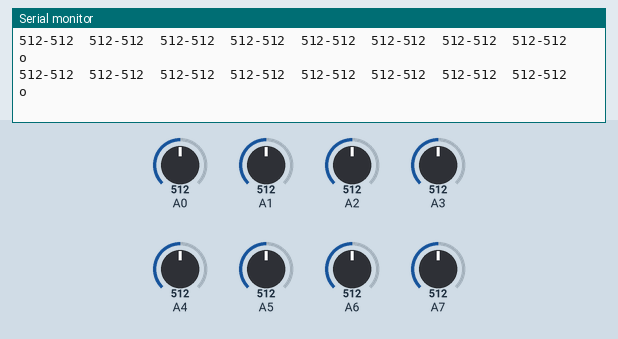
A sketch run on a simulated Arduino Nano, built with avr-gcc and run on an emulated ATmega328P. Parts: the last lines printed to the serial monitor. The test bench sets the inputs (shaded band); at power-on: A1 = 512, A2 = 512, A0 = 512, A3 = 512, A4 = 512, A5 = 512, A6 = 512, A7 = 512.

Above: at 5.7 s.
5.8 s: A1 set to 105
At 5.93 s:
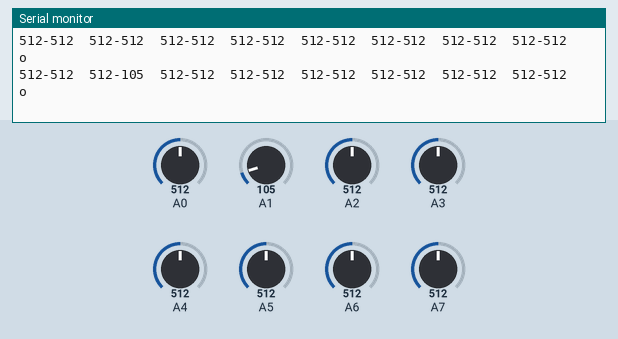
8.8 s: A1 set to 94
At 8.86 s:
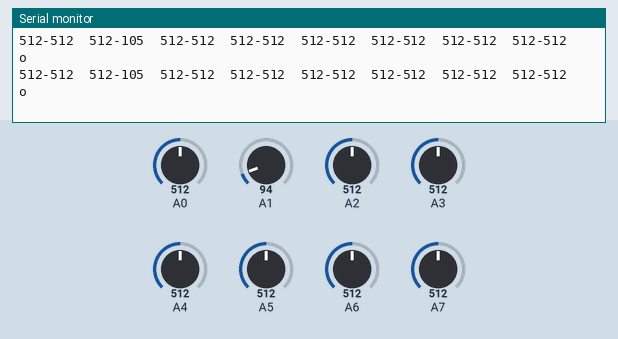
11.8 s: A2 set to 104
At 11.81 s:
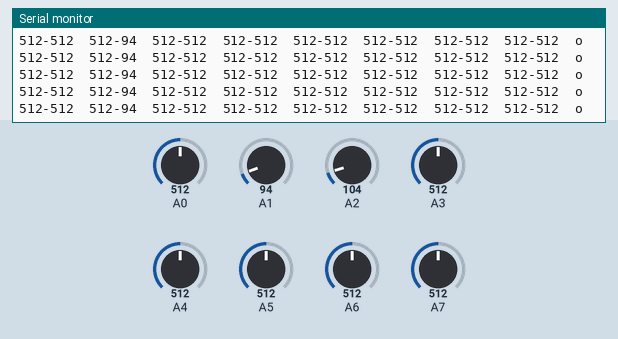
14.8 s: A2 set to 95
At 14.83 s:
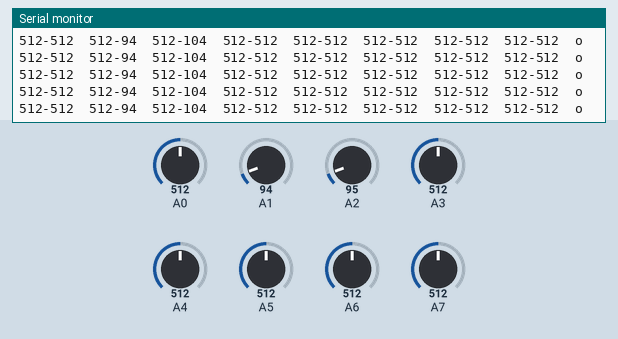
Timing chart, 0 to 17.8 s (numbered marks = the images above; inputs shaded):
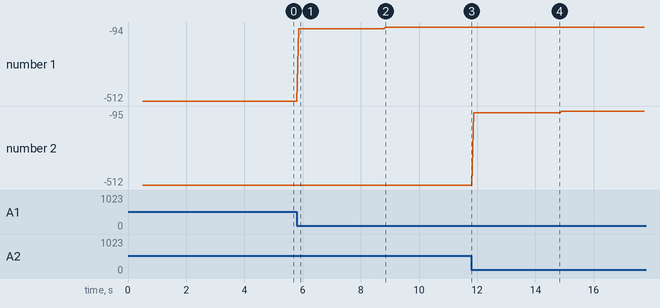

Measured:
- after the input at 5.8 s, the serial monitor: prints a new line after 0.07 s (image 1)
- plotted number 1: -512 → -105 after the input at 5.8 s, -105 → -94 after the input at 8.8 s
- plotted number 2: -512 → -104 after the input at 11.8 s, -104 → -95 after the input at 14.8 s

The sketch:

LightSensor.ino
```cpp
#define MARGIN 20
int A[8];
bool r,l,m;
void setup() {
  Serial.begin(9600);
  delay(500);
  for(int i=0; i<=7; i++){
    A[i]=analogRead(i+A0);
    /*Serial.print(A[i]);
    Serial.print('\t');*/
  }
}
void loop() {
  r=false;
  l=false;
  m=false;
  for(int i=0; i<=2; i++){
      r+=(A[i]+MARGIN<analogRead(A0+i));
  }
  for(int i=0; i<=1; i++){
    if(A[i+3]+MARGIN<analogRead(A3+i))
      m=true;
  }
  for(int i=0; i<=2; i++){
    if(A[i+5]+MARGIN<analogRead(A5+i))
      l=true;
  }

  for(int i=A0; i<=A7; i++){
    Serial.print(A[i-A0]);
    Serial.print("-");
    Serial.print(analogRead(i));
    Serial.print('\t');
  }

  if(m || (r&&l)){
    Serial.println("m");
  }
  else if(r){
    Serial.println("r");
  }
  else if(l){
    Serial.println("l");
  }
  else{
    Serial.println("o");
  }

}
```
